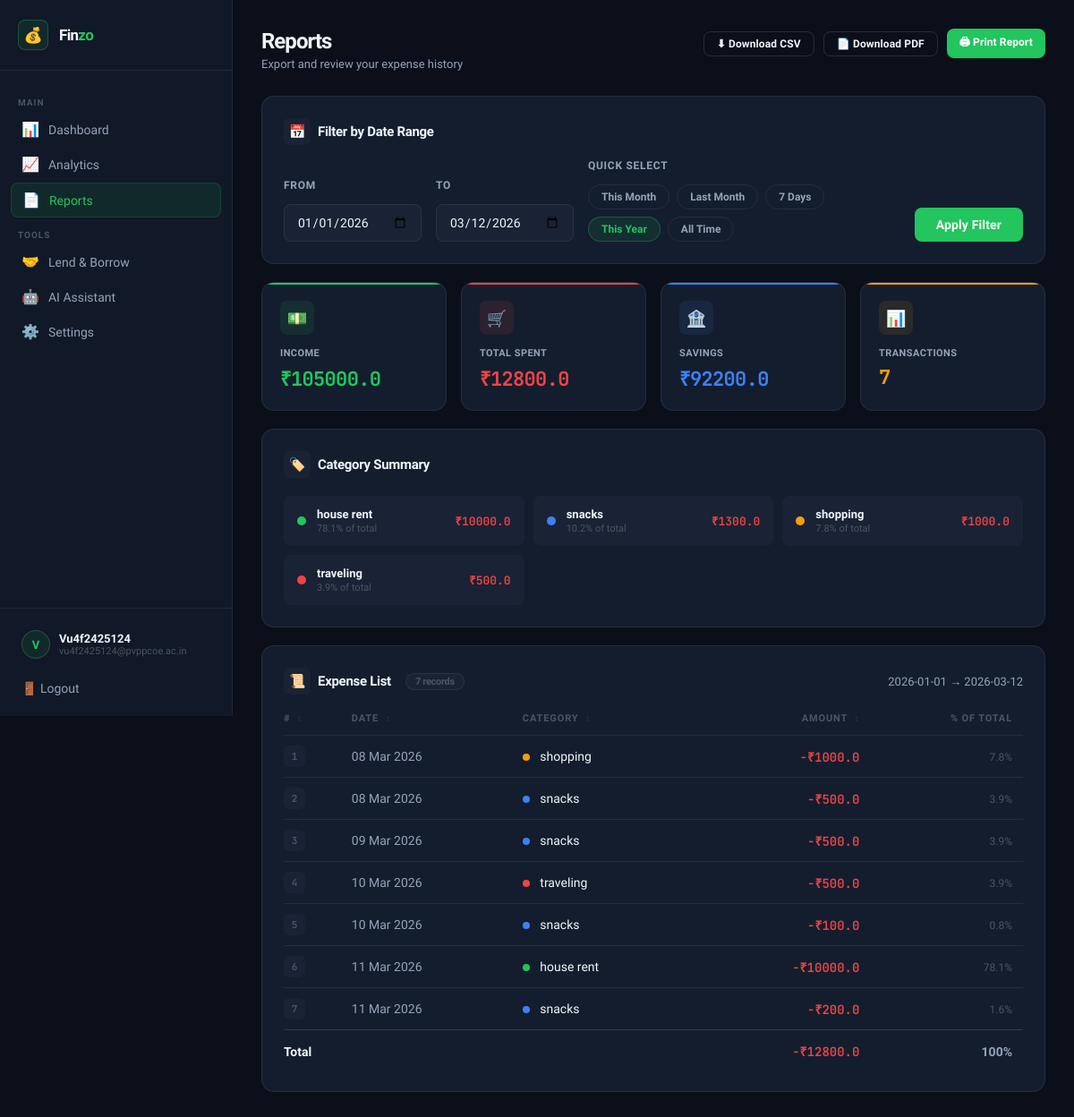
Page /reports?quick=this_year (signed in) on the committed database.
### app.py (models this page shows)
class User(db.Model):
    id           = db.Column(db.Integer, primary_key=True)
    email        = db.Column(db.String(120), unique=True, nullable=False)
    password     = db.Column(db.String(200), nullable=False)
    income       = db.Column(db.Float,  default=0)
    budget       = db.Column(db.Float,  default=0)
    savings_goal      = db.Column(db.Float,  default=0)
    occasional_fund   = db.Column(db.Float,  default=0)

class Expense(db.Model):
    id       = db.Column(db.Integer, primary_key=True)
    amount   = db.Column(db.Float,       nullable=False)
    category = db.Column(db.String(100), nullable=False)
    date     = db.Column(db.DateTime,    default=datetime.now)
    user_id  = db.Column(db.Integer, db.ForeignKey('user.id'), nullable=False)

### app.py (the view)
@app.route("/reports")
def reports():
    if 'user_id' not in session: return redirect(url_for('login'))
    user = db.session.get(User, session['user_id'])
    from_dt,to_dt,from_str,to_str,quick = _date_range_from_params(request.args)
    expenses      = _fetch_report_expenses(session['user_id'],from_dt,to_dt)
    total_expense = sum(e.amount for e in expenses)
    category_totals = defaultdict(float)
    for exp in expenses: category_totals[exp.category] += exp.amount
    return render_template("reports.html",
        email=session['user_email'], expenses=expenses,
        total_expense=total_expense, income=user.income,
        savings=user.income-total_expense,
        category_totals=dict(sorted(category_totals.items(),key=lambda x:x[1],reverse=True)),
        from_date=from_str, to_date=to_str, quick=quick,
        now=datetime.now().strftime("%d %b %Y, %I:%M %p"),
    )

### app.py (called while the page is built)
def _fetch_report_expenses(user_id, from_dt, to_dt):
    return Expense.query.filter(
        Expense.user_id == user_id,
        Expense.date    >= from_dt,
        Expense.date    <= to_dt
    ).order_by(Expense.date.asc()).all()

### templates/reports.html (shortened to what this page needs)
{% extends "layout.html" %}
{% set active_page = 'reports' %}
{% block content %}
<div class="page-header">
  <div>
    <h1 class="page-title">Reports</h1>
    <p class="page-subtitle">Export and review your expense history</p>
  </div>
  <div class="report-export-btns">
    <a href="/download_csv?from={{ from_date }}&to={{ to_date }}" class="btn btn-outline btn-sm">
      ⬇ Download CSV
    </a>
    <a href="/download_pdf?from={{ from_date }}&to={{ to_date }}" class="btn btn-outline btn-sm">
      📄 Download PDF
    </a>
    <button class="btn btn-primary btn-sm" onclick="window.print()">
      🖨 Print Report
    </button>
  </div>
</div>
<div class="card rp-filter-card">
  <h3 class="card-title" style="margin-bottom:16px"><span class="card-icon">📅</span> Filter by Date Range</h3>
  <form action="/reports" method="GET" class="rp-filter-form">
    <div class="rp-filter-row">
      <div class="rp-filter-group">
        <label class="form-label">From</label>
        <input class="input" type="date" name="from" value="{{ from_date }}" required>
      </div>
      <div class="rp-filter-group">
        <label class="form-label">To</label>
        <input class="input" type="date" name="to" value="{{ to_date }}" required>
      </div>
      <div class="rp-filter-group rp-quick-btns">
        <label class="form-label">Quick Select</label>
        <div style="display:flex;gap:8px;flex-wrap:wrap">
          <a href="/reports?quick=this_month"  class="filter-btn {% if quick=='this_month' %}active{% endif %}">This Month</a>
          <a href="/reports?quick=last_month"  class="filter-btn {% if quick=='last_month' %}active{% endif %}">Last Month</a>
          <a href="/reports?quick=last_7"      class="filter-btn {% if quick=='last_7' %}active{% endif %}">7 Days</a>
          <a href="/reports?quick=this_year"   class="filter-btn {% if quick=='this_year' %}active{% endif %}">This Year</a>
          <a href="/reports?quick=all"         class="filter-btn {% if quick=='all' %}active{% endif %}">All Time</a>
        </div>
      </div>
      <button class="btn btn-primary rp-filter-submit" type="submit">Apply Filter</button>
    </div>
  </form>
</div>
<div class="stats-grid" style="margin-bottom:20px">
  <div class="stat-card sc-green">
    <div class="stat-icon">💵</div>
    <div class="stat-label">Income</div>
    <div class="stat-value">₹{{ income }}</div>
  </div>
  <div class="stat-card sc-red">
    <div class="stat-icon">🛒</div>
    <div class="stat-label">Total Spent</div>
    <div class="stat-value">₹{{ total_expense|round(2) }}</div>
  </div>
  <div class="stat-card sc-blue">
    <div class="stat-icon">🏦</div>
    <div class="stat-label">Savings</div>
    <div class="stat-value">₹{{ savings|round(2) }}</div>
  </div>
  <div class="stat-card sc-amber">
    <div class="stat-icon">📊</div>
    <div class="stat-label">Transactions</div>
    <div class="stat-value">{{ expenses|length }}</div>
  </div>
</div>
{% if category_totals %}
<div class="card">
  <h3 class="card-title"><span class="card-icon">🏷️</span> Category Summary</h3>
  <div class="rp-cat-grid">
    {% set colors = ['#22C55E','#3B82F6','#F59E0B','#EF4444','#8B5CF6','#EC4899','#14B8A6','#F97316'] %}
    {% for cat, amt in category_totals.items() %}
      <div class="rp-cat-card">
        <span class="rp-cat-dot" style="background:{{ colors[loop.index0 % colors|length] }}"></span>
        <div class="rp-cat-info">
          <div class="rp-cat-name">{{ cat }}</div>
          <div class="rp-cat-pct">{{ ((amt / total_expense) * 100)|round(1) if total_expense else 0 }}% of total</div>
        </div>
        <span class="rp-cat-amt">₹{{ amt|round(2) }}</span>
      </div>
    {% endfor %}
  </div>
</div>
{% endif %}
<div class="card">
  <div style="display:flex;align-items:center;justify-content:space-between;margin-bottom:20px;flex-wrap:wrap;gap:12px">
    <h3 class="card-title" style="margin:0">
      <span class="card-icon">📜</span> Expense List
      <span class="rp-count-badge">{{ expenses|length }} records</span>
    </h3>
    {% if expenses %}
      <span style="font-size:13px;color:var(--text-2)">
        {{ from_date }} → {{ to_date }}
      </span>
    {% endif %}
  </div>
  {% if expenses %}
    <div class="rp-table-wrap">
      <table class="rp-table" id="expenseTable">
        <thead>
          <tr>
            <th class="sortable" onclick="sortTable(0)">#  <span class="sort-icon">↕</span></th>
            <th class="sortable" onclick="sortTable(1)">Date <span class="sort-icon">↕</span></th>
            <th class="sortable" onclick="sortTable(2)">Category <span class="sort-icon">↕</span></th>
            <th class="sortable" onclick="sortTable(3)" style="text-align:right">Amount <span class="sort-icon">↕</span></th>
            <th style="text-align:right">% of Total</th>
          </tr>
        </thead>
        <tbody>
          {% set colors = ['#22C55E','#3B82F6','#F59E0B','#EF4444','#8B5CF6','#EC4899','#14B8A6','#F97316'] %}
          {% set cat_list = category_totals.keys()|list %}
          {% for expense in expenses %}
            <tr>
              <td><span class="rp-row-num">{{ loop.index }}</span></td>
              <td style="color:var(--text-2)">{{ expense.date.strftime('%d %b %Y') }}</td>
              <td>
                {% set ci = cat_list.index(expense.category) if expense.category in cat_list else 0 %}
                <span class="cat-dot" style="background:{{ colors[ci % colors|length] }};"></span>
                <span class="cat-name">{{ expense.category }}</span>
              </td>
              <td style="text-align:right">
                <span class="expense-amt">-₹{{ expense.amount }}</span>
              </td>
              <td style="text-align:right">
                <span class="rp-pct" style="font-size:12px;color:var(--text-3)">
                  {{ ((expense.amount / total_expense) * 100)|round(1) if total_expense else 0 }}%
                </span>
              </td>
            </tr>
          {% endfor %}
        </tbody>
        <tfoot>
          <tr class="rp-total-row">
            <td colspan="3"><strong>Total</strong></td>
            <td style="text-align:right"><strong class="expense-amt">-₹{{ total_expense|round(2) }}</strong></td>
            <td style="text-align:right"><strong style="color:var(--text-2)">100%</strong></td>
          </tr>
        </tfoot>
      </table>
    </div>
  {% else %}
    <div class="empty">
      <div class="empty-icon">🧾</div>
      <div class="empty-text">No expenses found for this date range</div>
    </div>
  {% endif %}
</div>
{% endblock %}

### templates/layout.html (shortened to what this page needs)
<!DOCTYPE html>
<html lang="en">
<head>
  <link rel="stylesheet" href="{{ url_for('static', filename='css/style.css') }}">
</head>
<body>
<div class="dash-layout">
  <aside class="sidebar" id="sidebar">
    <a href="/" class="sidebar-brand">
      <div class="sidebar-brand-icon">💰</div>
      <span class="sidebar-brand-text">Fin<span>zo</span></span>
    </a>
    <nav class="sidebar-nav">
      <span class="sidebar-section-label">Main</span>
      <a href="/dashboard" class="nav-link {% if active_page == 'dashboard' %}active{% endif %}">
        <span class="nav-link-icon">📊</span> Dashboard
      </a>
      <a href="/analytics" class="nav-link {% if active_page == 'analytics' %}active{% endif %}">
        <span class="nav-link-icon">📈</span> Analytics
      </a>
      <a href="/reports" class="nav-link {% if active_page == 'reports' %}active{% endif %}">
        <span class="nav-link-icon">📄</span> Reports
      </a>
      <span class="sidebar-section-label">Tools</span>
      <a href="/lend-borrow" class="nav-link {% if active_page == 'lend_borrow' %}active{% endif %}">
        <span class="nav-link-icon">🤝</span> Lend &amp; Borrow
      </a>
      <a href="/assistant" class="nav-link {% if active_page == 'assistant' %}active{% endif %}">
        <span class="nav-link-icon">🤖</span> AI Assistant
      </a>
      <a href="/settings" class="nav-link {% if active_page == 'settings' %}active{% endif %}">
        <span class="nav-link-icon">⚙️</span> Settings
      </a>
    </nav>
    <div class="sidebar-footer">
      <div class="sidebar-user">
        <div class="sidebar-user-avatar">{{ email[0]|upper if email else 'U' }}</div>
        <div class="sidebar-user-info">
          <div class="sidebar-user-name">{{ email.split('@')[0]|title if email else 'User' }}</div>
          <div class="sidebar-user-email">{{ email }}</div>
        </div>
      </div>
      <a href="/logout" class="sidebar-logout">🚪 Logout</a>
    </div>
  </aside>
  <main class="dash-main">
    {% block content %}{% endblock %}
  </main>
</div>
</body>
</html>

### rows in the picture
User: email "vu4f2425124@pvppcoe.ac.in", income "105000.0"
Expense: category "house rent", value "78.1", amount "10000.0", date "11 Mar 2026", amount "78.1"
Expense: category "snacks", value "10.2", amt "1300.0", date "08 Mar 2026", amount "500.0", amount "3.9"
Expense: category "shopping", value "7.8", amount "1000.0", date "08 Mar 2026", amount "7.8"
Expense: category "traveling", value "3.9", amount "500.0", date "10 Mar 2026", amount "3.9"
Expense: date "09 Mar 2026", category "snacks", amount "500.0", amount "3.9"
Expense: date "10 Mar 2026", category "snacks", amount "100.0", amount "0.8"
Expense: date "11 Mar 2026", category "snacks", amount "200.0", amount "1.6"

### other values in the picture
{{ email[0]|upper if email else 'U' }} "V"
{{ email.split('@')[0]|title if email else 'User' }} "Vu4f2425124"
{{ total_expense|round(2) }} "12800.0"
{{ savings|round(2) }} "92200.0"
{{ expenses|length }} "7"
{{ from_date }} "2026-01-01"
{{ to_date }} "2026-03-12"
